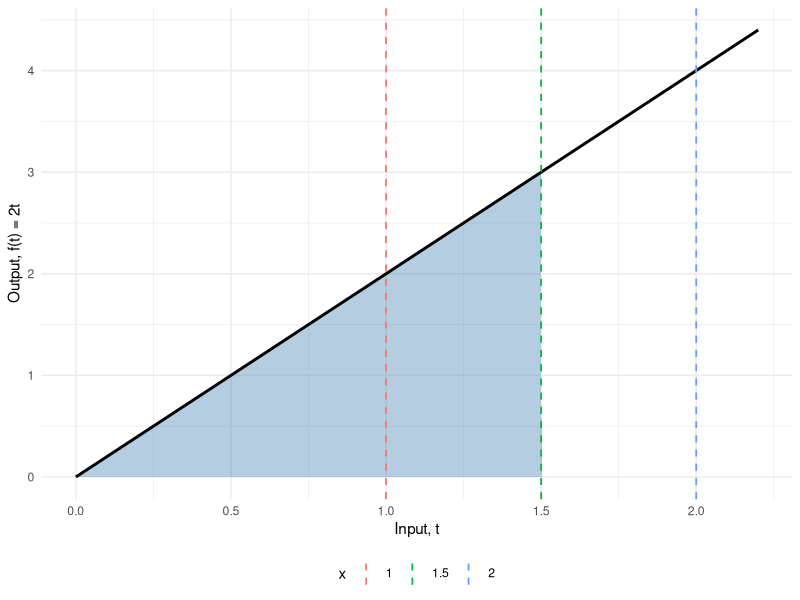
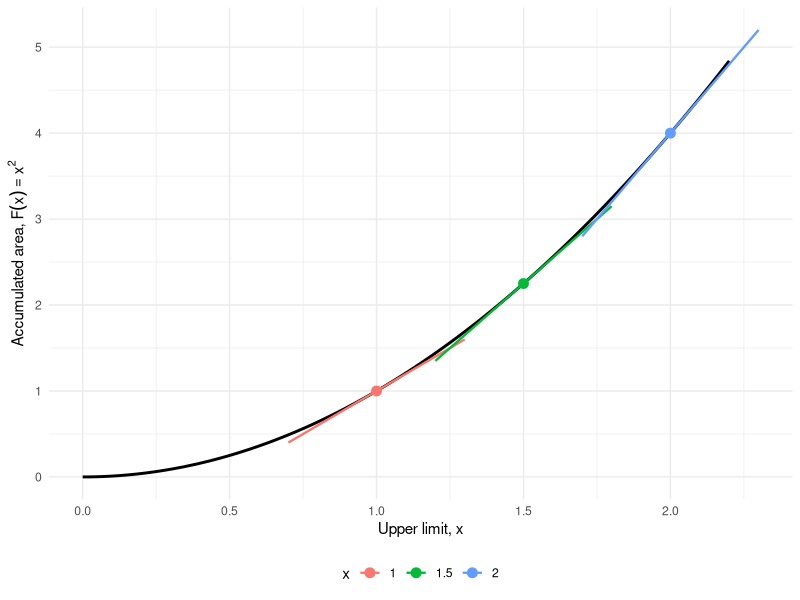

The R source for these figures, in order:
## ---- chunk 1
#| label: ftc-part1-setup
#| include: false
x_marks <- c(1, 1.5, 2)
x_focus <- 1.5
## ---- chunk 2
#| label: ftc-part1-left-code
#| code-fold: true
ggplot2::ggplot() +
  ggplot2::geom_area(
    data = tibble::tibble(t = seq(0, x_focus, length.out = 200)),
    ggplot2::aes(x = t, y = 2 * t),
    fill = "steelblue", alpha = 0.4
  ) +
  ggplot2::geom_function(fun = \(t) 2 * t, xlim = c(0, 2.2), linewidth = 1) +
  ggplot2::geom_vline(
    data = tibble::tibble(x = x_marks),
    ggplot2::aes(xintercept = x, color = factor(x)),
    linetype = "dashed", linewidth = 0.6
  ) +
  ggplot2::labs(x = "Input, t", y = "Output, f(t) = 2t", color = "x") +
  ggplot2::theme_minimal() +
  ggplot2::theme(legend.position = "bottom")
## ---- chunk 3
#| label: ftc-part1-right-code
#| code-fold: true
slope_df <- tibble::tibble(
  x = x_marks,
  Fx = x_marks^2,
  slope = 2 * x_marks
)

ggplot2::ggplot() +
  ggplot2::geom_function(fun = \(x) x^2, xlim = c(0, 2.2), linewidth = 1) +
  ggplot2::geom_point(
    data = slope_df,
    ggplot2::aes(x = x, y = Fx, color = factor(x)),
    size = 3
  ) +
  ggplot2::geom_segment(
    data = slope_df,
    ggplot2::aes(
      x = x - 0.3, xend = x + 0.3,
      y = Fx - 0.3 * slope, yend = Fx + 0.3 * slope,
      color = factor(x)
    ),
    linewidth = 0.8
  ) +
  ggplot2::labs(
    x = "Upper limit, x",
    y = expression("Accumulated area, " * F(x) == x^2),
    color = "x"
  ) +
  ggplot2::theme_minimal() +
  ggplot2::theme(legend.position = "bottom")
